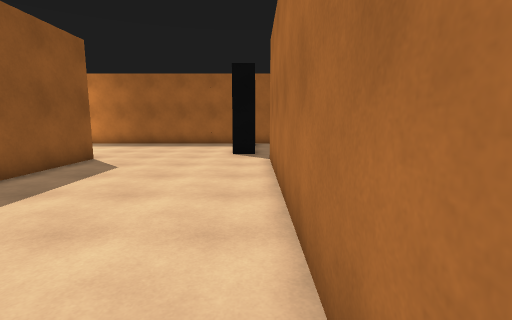
View 1 (above)

17 first-person views from a walk through a Unity game level. The camera is 1.5 m above the floor, tilts 8° down and sees 85° across. The floor is counted in squares, 1 m on a side. Each view is taken from the middle of a square. On the plan, view 1 faces up. The plan holds only what a view shows up to about 14 squares ahead; the rest is blank. The player character is not drawn.

View 2
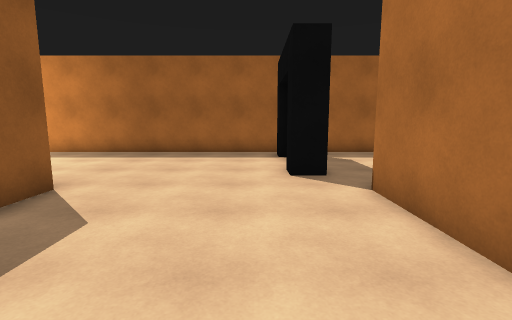

View 3
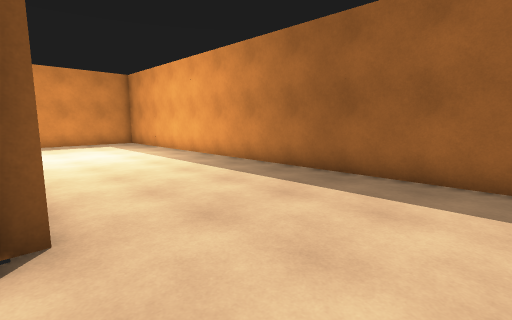

View 4
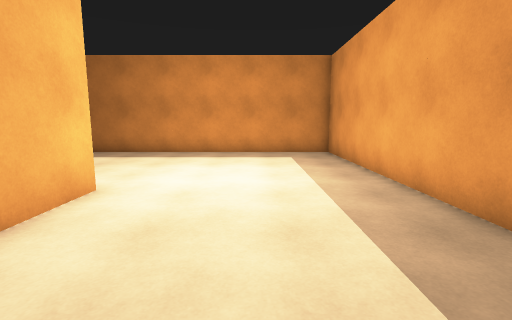

View 5
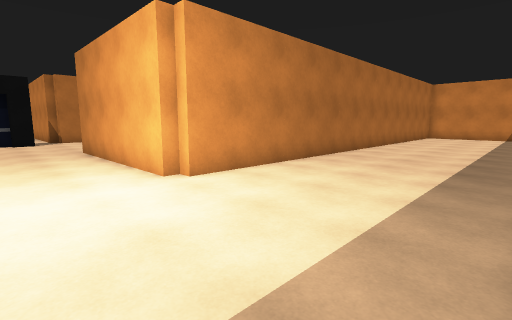

View 6
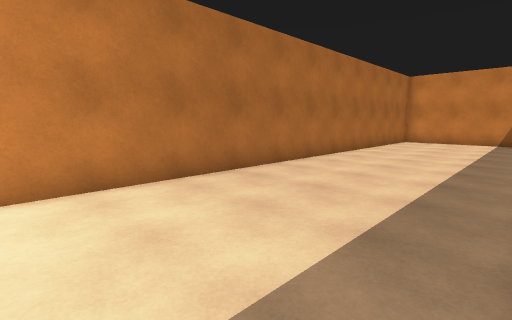

View 7
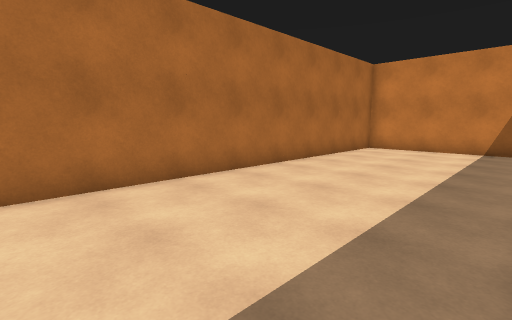

View 8
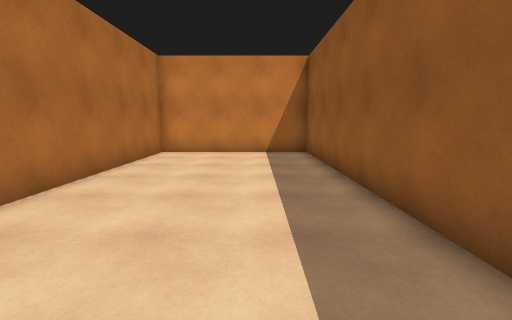

View 9
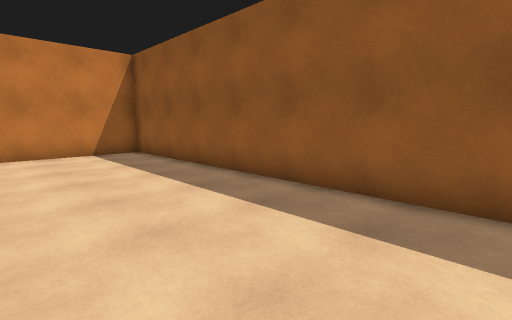

View 10
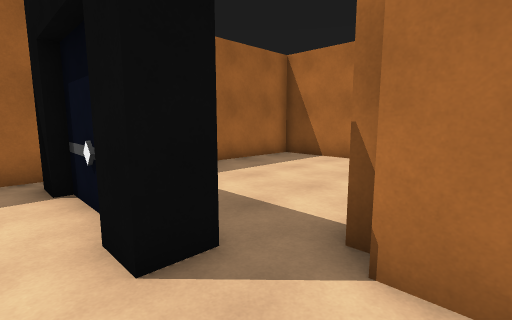

View 11
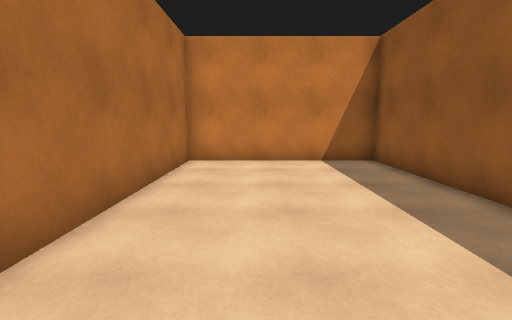

View 12
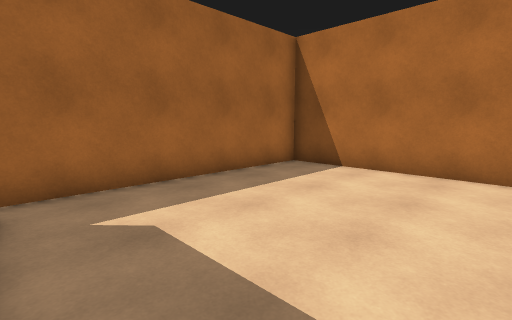

View 13
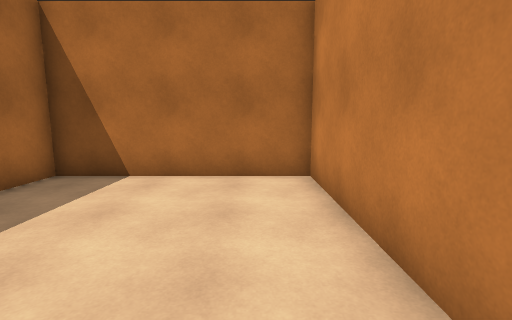

View 14
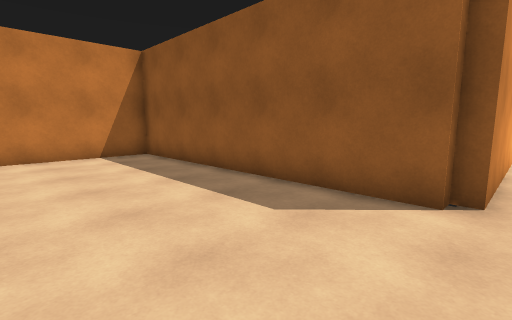

View 15
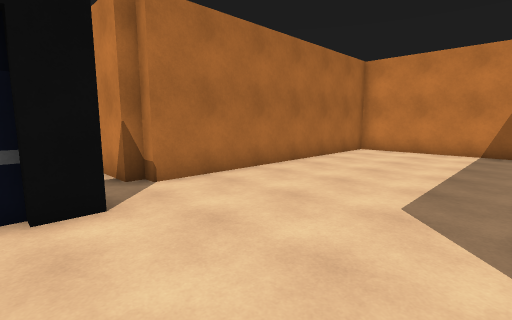

View 16
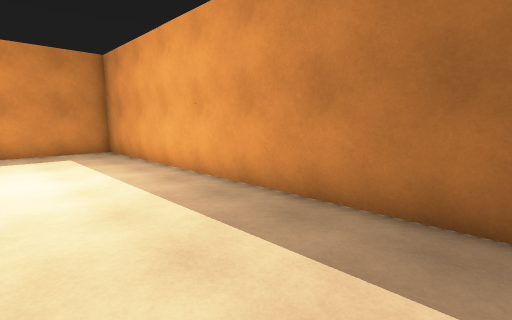

View 17
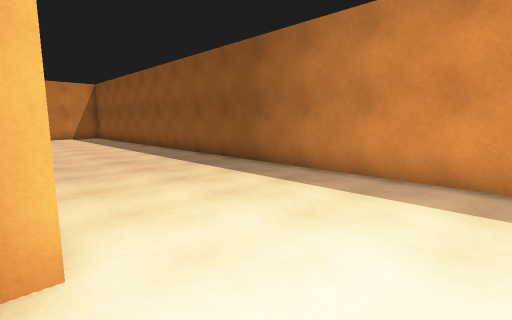

### Floor plan
Ten units are one square. View 1 is at (0, 0); x grows to the right and y downward. Boxes are objects, and circles mark ways between rooms. Rooms are numbered by the first view taken in them; rooms with no view inside come last. Other rooms are left out.
<svg viewBox="-230 -190 320 320">
<path fill="none" stroke="#000" d="M10 -110 10 -115M-15 -185 -225 -185 -225 125 -155 125 -155 -110 -150 -110 -150 -115 -70 -115 -70 -110 -65 -110 -65 5 5 5 5 -110M10 -115 85 -115 85 -185 -15 -185M5 -110 10 -110"/>
<rect x="-15" y="-135" width="20" height="10" fill="#bbb"><title>other object</title></rect>
<rect x="-15" y="-175" width="20" height="10" fill="#bbb"><title>other object</title></rect>
<circle cx="-10" cy="-175" r="3" fill="#2a7"/>
<circle cx="5" cy="-125" r="3" fill="#2a7"/>
<text x="-160" y="-70">1</text>
<text x="40" y="-150">2</text>
</svg>
Room 1 opens to room 2.

Where each view was taken, in squares from view 1:
view 1: 0 up, 0 right, facing up
view 2: 5 up, 2 left, facing up
view 3: 11 up, 3 left, facing up-left
view 4: 15 up, 9 left, facing left
view 5: 15 up, 22 left, facing down-right
view 6: 9 up, 22 left, facing down-right
view 7: 3 up, 22 left, facing down-right
view 8: 1 up, 20 left, facing down
view 9: 1 up, 17 left, facing down-left
view 10: 10 up, 2 left, facing up-right
view 11: 10 up, 2 left, facing down
view 12: 12 up, 0 right, facing up-right
view 13: 13 up, 1 right, facing right
view 14: 12 up, 1 left, facing down-left
view 15: 14 up, 6 left, facing down-right
view 16: 14 up, 8 left, facing up-left
view 17: 14 up, 15 left, facing down-left
